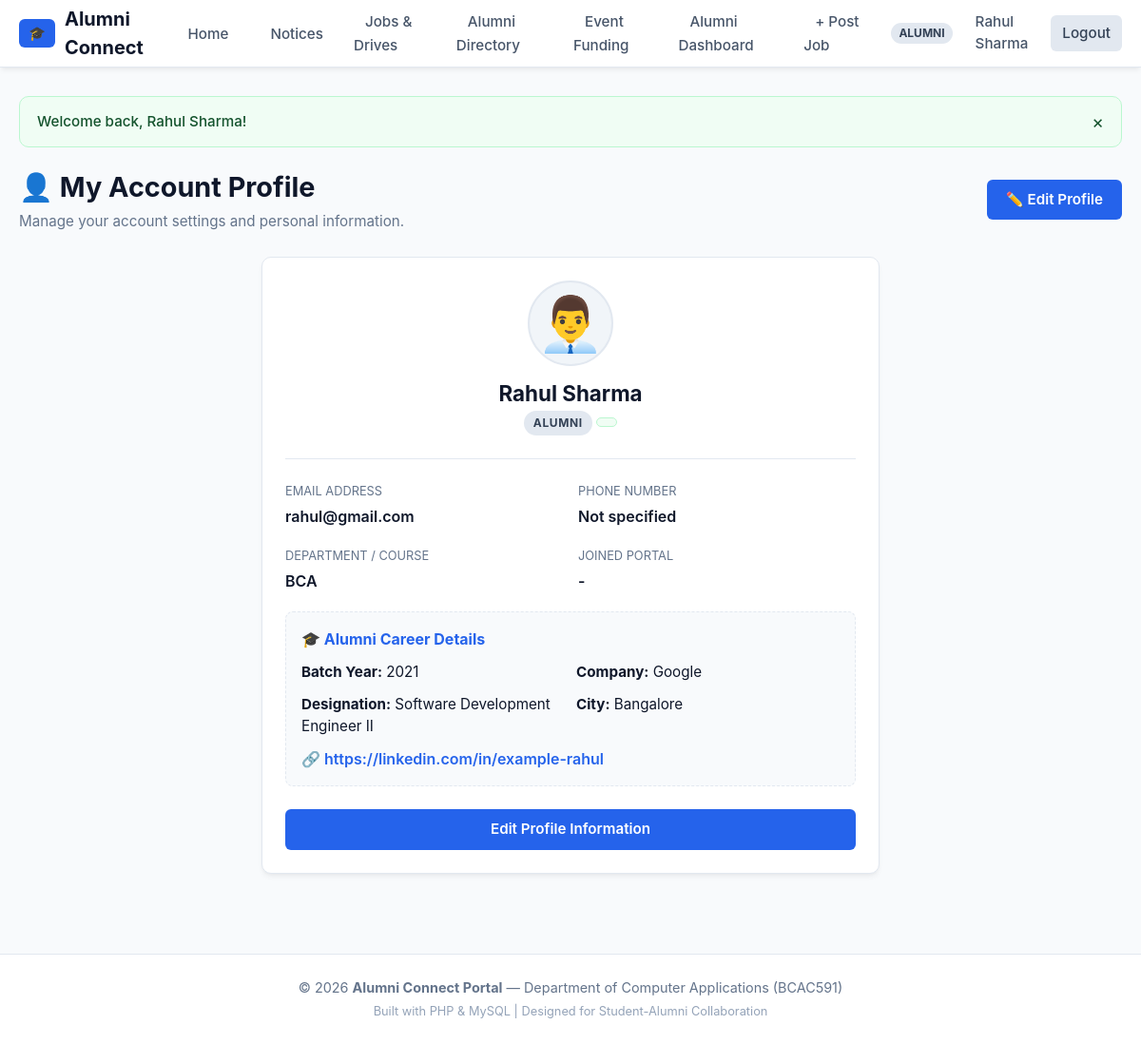
The app's page /profile.php (signed in) with its own data.
### tables this page shows
CREATE TABLE `users` (
    `id` INT AUTO_INCREMENT PRIMARY KEY,
    `name` VARCHAR(100) NOT NULL,
    `email` VARCHAR(100) NOT NULL UNIQUE,
    `password` VARCHAR(255) NOT NULL,
    `role` ENUM('student', 'alumni', 'admin') NOT NULL DEFAULT 'student',
    `phone` VARCHAR(15) NULL,
    `department` VARCHAR(50) NOT NULL,
    `avatar` VARCHAR(255) DEFAULT 'default.png',
    `status` ENUM('active', 'inactive') DEFAULT 'active',
    `created_at` TIMESTAMP DEFAULT CURRENT_TIMESTAMP
);

CREATE TABLE `alumni_details` (
    `id` INT AUTO_INCREMENT PRIMARY KEY,
    `user_id` INT NOT NULL UNIQUE,
    `batch_year` INT NOT NULL,
    `current_company` VARCHAR(100) NOT NULL,
    `designation` VARCHAR(100) NOT NULL,
    `city` VARCHAR(50) NULL,
    `linkedin_url` VARCHAR(200) NULL,
    CONSTRAINT `fk_alumni_user` FOREIGN KEY (`user_id`) REFERENCES `users` (`id`) ON DELETE CASCADE
);

### profile.php (the view, shortened to what this page needs)
<?php
require_once __DIR__ . '/config/db.php';
$user_id = $_SESSION['user_id'];
$stmt = $pdo->prepare("SELECT * FROM users WHERE id = ?");
$stmt->execute([$user_id]);
$user = $stmt->fetch();
$alumni_details = null;
if ($user['role'] === 'alumni') {
    $alumni_stmt = $pdo->prepare("SELECT * FROM alumni_details WHERE user_id = ?");
    $alumni_stmt->execute([$user_id]);
    $alumni_details = $alumni_stmt->fetch();
}
require_once __DIR__ . '/includes/header.php';
?>
<div class="page-header">
    <div>
        <h1>👤 My Account Profile</h1>
        <p>Manage your account settings and personal information.</p>
    </div>
    <div>
        <a href="<?= base_url('profile-edit.php') ?>" class="btn btn-primary">✏️ Edit Profile</a>
    </div>
</div>
<div style="max-width: 650px; margin: 0 auto;">
    <div class="card">
        <div style="text-align: center; margin-bottom: 24px;">
            <div style="font-size: 3.5rem; background: #f1f5f9; border-radius: 50%; width: 90px; height: 90px; display: flex; align-items: center; justify-content: center; margin: 0 auto 12px; border: 2px solid var(--border);">
                <?= ($user['role'] === 'admin') ? '🛡️' : (($user['role'] === 'alumni') ? '👨‍💼' : '🎓') ?>
            </div>
            <h2 style="font-size: 1.4rem; color: var(--text);"><?= e($user['name']) ?></h2>
            <span class="badge" style="background: #e2e8f0; color: #334155;"><?= strtoupper(e($user['role'])) ?></span>
            <span class="badge badge-referred"><?= e($user['status']) ?></span>
        </div>
        <div style="border-top: 1px solid var(--border); padding-top: 20px;">
            <div style="display: grid; grid-template-columns: 1fr 1fr; gap: 16px; margin-bottom: 16px;">
                <div>
                    <span style="font-size: 0.8rem; color: var(--text-muted); text-transform: uppercase;">Email Address</span>
                    <div style="font-weight: 600; margin-top: 4px;"><?= e($user['email']) ?></div>
                </div>
                <div>
                    <span style="font-size: 0.8rem; color: var(--text-muted); text-transform: uppercase;">Phone Number</span>
                    <div style="font-weight: 600; margin-top: 4px;"><?= e($user['phone'] ?: 'Not specified') ?></div>
                </div>
            </div>
            <div style="display: grid; grid-template-columns: 1fr 1fr; gap: 16px; margin-bottom: 16px;">
                <div>
                    <span style="font-size: 0.8rem; color: var(--text-muted); text-transform: uppercase;">Department / Course</span>
                    <div style="font-weight: 600; margin-top: 4px;"><?= e($user['department']) ?></div>
                </div>
                <div>
                    <span style="font-size: 0.8rem; color: var(--text-muted); text-transform: uppercase;">Joined Portal</span>
                    <div style="font-weight: 600; margin-top: 4px;"><?= format_date($user['created_at']) ?></div>
                </div>
            </div>
            <?php if ($user['role'] === 'alumni' && $alumni_details): ?>
                <div style="background: #f8fafc; border: 1px dashed var(--border); border-radius: 8px; padding: 16px; margin-top: 20px;">
                    <h4 style="color: var(--primary); margin-bottom: 12px;">🎓 Alumni Career Details</h4>
                    <div style="display: grid; grid-template-columns: 1fr 1fr; gap: 12px; font-size: 0.95rem;">
                        <div><strong>Batch Year:</strong> <?= e($alumni_details['batch_year']) ?></div>
                        <div><strong>Company:</strong> <?= e($alumni_details['current_company']) ?></div>
                        <div><strong>Designation:</strong> <?= e($alumni_details['designation']) ?></div>
                        <div><strong>City:</strong> <?= e($alumni_details['city'] ?: 'N/A') ?></div>
                    </div>
                    <?php if (!empty($alumni_details['linkedin_url'])): ?>
                        <div style="margin-top: 10px;">
                            <a href="<?= e($alumni_details['linkedin_url']) ?>" target="_blank" style="font-weight: 600;">🔗 <?= e($alumni_details['linkedin_url']) ?></a>
                        </div>
                    <?php endif; ?>
                </div>
            <?php endif; ?>
            <div style="margin-top: 24px;">
                <a href="<?= base_url('profile-edit.php') ?>" class="btn btn-primary btn-block">Edit Profile Information</a>
            </div>
        </div>
    </div>
</div>
<?php require_once __DIR__ . '/includes/footer.php'; ?>

### includes/header.php (shortened to what this page needs)
<?php
require_once __DIR__ . '/functions.php';
$user = current_user();
?>
<!DOCTYPE html>
<html lang="en">
<head>
    <link rel="stylesheet" href="<?= base_url('assets/css/style.css') ?>">
</head>
<body>
    <header class="navbar">
        <div class="nav-container">
            <a href="<?= base_url('index.php') ?>" class="nav-brand">
                <span class="logo-badge">🎓</span>
                <span>Alumni Connect</span>
            </a>
            <nav>
                <ul class="nav-menu">
                    <li><a href="<?= base_url('index.php') ?>">Home</a></li>
                    <li><a href="<?= base_url('notices.php') ?>">Notices</a></li>
                    <li><a href="<?= base_url('jobs/job-list.php') ?>">Jobs & Drives</a></li>
                    <li><a href="<?= base_url('alumni-list.php') ?>">Alumni Directory</a></li>
                    <li><a href="<?= base_url('event-contribute.php') ?>">Event Funding</a></li>
                    <?php if (is_logged_in()): ?>
                        <?php if ($user['role'] === 'student'): ?>
                            <li><a href="<?= base_url('student-dashboard.php') ?>">My Dashboard</a></li>
                            <li><a href="<?= base_url('my-applications.php') ?>">Applications</a></li>
                        <?php elseif ($user['role'] === 'alumni'): ?>
                            <li><a href="<?= base_url('alumni-dashboard.php') ?>">Alumni Dashboard</a></li>
                            <li><a href="<?= base_url('jobs/job-add.php') ?>">+ Post Job</a></li>
                        <?php elseif ($user['role'] === 'admin'): ?>
                            <li><a href="<?= base_url('admin/dashboard.php') ?>">Admin Panel</a></li>
                            <li><a href="<?= base_url('admin/promote.php') ?>">Promote Student</a></li>
                        <?php endif; ?>
                        <li class="nav-user">
                            <span class="nav-role-badge"><?= e($user['role']) ?></span>
                            <a href="<?= base_url('profile.php') ?>" title="View Profile"><?= e($user['name']) ?></a>
                            <a href="<?= base_url('logout.php') ?>" class="btn btn-sm btn-secondary">Logout</a>
                        </li>
                    <?php else: ?>
                        <li><a href="<?= base_url('login.php') ?>" class="btn btn-sm btn-secondary">Login</a></li>
                        <li><a href="<?= base_url('register.php') ?>" class="btn btn-sm btn-primary">Register</a></li>
                    <?php endif; ?>
                </ul>
            </nav>
        </div>
    </header>
    <main class="main-content">

### assets/css/style.css (style rules this page uses)
:root { --primary: #2563eb; --primary-hover: #1d4ed8; --primary-light: #eff6ff; --secondary: #475569; --success: #16a34a; --success-light: #f0fdf4; --warning: #d97706; --warning-light: #fffbeb; --danger: #dc2626; --danger-light: #fef2f2; --bg: #f8fafc; --card-bg: #ffffff; --border: #e2e8f0; --text: #0f172a; --text-muted: #64748b; --radius: 10px; --shadow: 0 4px 6px -1px rgba(0, 0, 0, 0.05), 0 2px 4px -2px rgba(0, 0, 0, 0.05); --shadow-md: 0 10px 15px -3px rgba(0, 0, 0, 0.08), 0 4px 6px -4px rgba(0, 0, 0, 0.04); }
* { margin: 0; padding: 0; box-sizing: border-box; font-family: -apple-system, BlinkMacSystemFont, 'Segoe UI', Roboto, 'Helvetica Neue', Arial, sans-serif; }
body { background-color: var(--bg); color: var(--text); min-height: 100vh; display: flex; flex-direction: column; line-height: 1.5; }
a { color: var(--primary); text-decoration: none; transition: color 0.2s; }
.navbar { background: #ffffff; border-bottom: 1px solid var(--border); position: sticky; top: 0; z-index: 100; box-shadow: var(--shadow); }
.nav-container { max-width: 1200px; margin: 0 auto; padding: 0 20px; height: 70px; display: flex; align-items: center; justify-content: space-between; }
.nav-brand { display: flex; align-items: center; gap: 10px; font-size: 1.25rem; font-weight: 700; color: var(--text); }
.nav-brand span.logo-badge { background: var(--primary); color: white; padding: 4px 10px; border-radius: 6px; font-size: 0.9rem; }
.nav-menu { display: flex; align-items: center; gap: 20px; list-style: none; }
.nav-menu li a { color: var(--secondary); font-weight: 500; font-size: 0.95rem; padding: 8px 12px; border-radius: 6px; transition: all 0.2s; }
.nav-user { display: flex; align-items: center; gap: 12px; }
.nav-role-badge { font-size: 0.75rem; font-weight: 700; text-transform: uppercase; padding: 2px 8px; border-radius: 999px; background: #e2e8f0; color: #334155; }
.main-content { flex: 1; max-width: 1200px; width: 100%; margin: 0 auto; padding: 30px 20px 60px; }
.page-header { display: flex; justify-content: space-between; align-items: center; margin-bottom: 25px; flex-wrap: wrap; gap: 15px; }
.page-header h1 { font-size: 1.8rem; font-weight: 700; color: var(--text); }
.page-header p { color: var(--text-muted); font-size: 0.95rem; margin-top: 4px; }
.card { background: var(--card-bg); border: 1px solid var(--border); border-radius: var(--radius); padding: 24px; box-shadow: var(--shadow); margin-bottom: 24px; }
.btn { display: inline-flex; align-items: center; justify-content: center; gap: 8px; padding: 10px 20px; border-radius: 6px; font-size: 0.95rem; font-weight: 600; border: none; cursor: pointer; transition: all 0.2s; text-decoration: none; }
.btn-primary { background: var(--primary); color: white !important; }
.btn-secondary { background: #e2e8f0; color: #334155 !important; }
.btn-sm { padding: 6px 12px; font-size: 0.85rem; }
.btn-block { width: 100%; }
.badge { display: inline-block; padding: 4px 10px; border-radius: 999px; font-size: 0.75rem; font-weight: 700; text-transform: uppercase; letter-spacing: 0.05em; }
.badge-referred { background: var(--success-light); color: var(--success); border: 1px solid #bbf7d0; }

### records on screen
users: role "ALUMNI", name "Rahul Sharma", email "rahul@gmail.com", department "BCA"
alumni_details: batch_year "2021", current_company "Google", designation "Software Development Engineer II", city "Bangalore", linkedin_url "https://linkedin.com/in/example-rahul"

### other values on screen
$message "Welcome back, Rahul Sharma!"
$user['phone'] ?: 'Not specified' "Not specified"
format_date($user['created_at']) "-"
